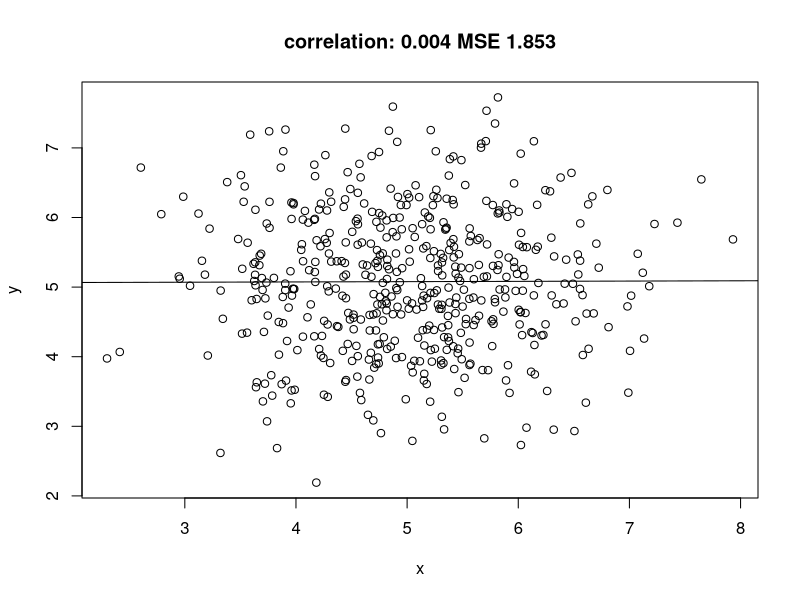
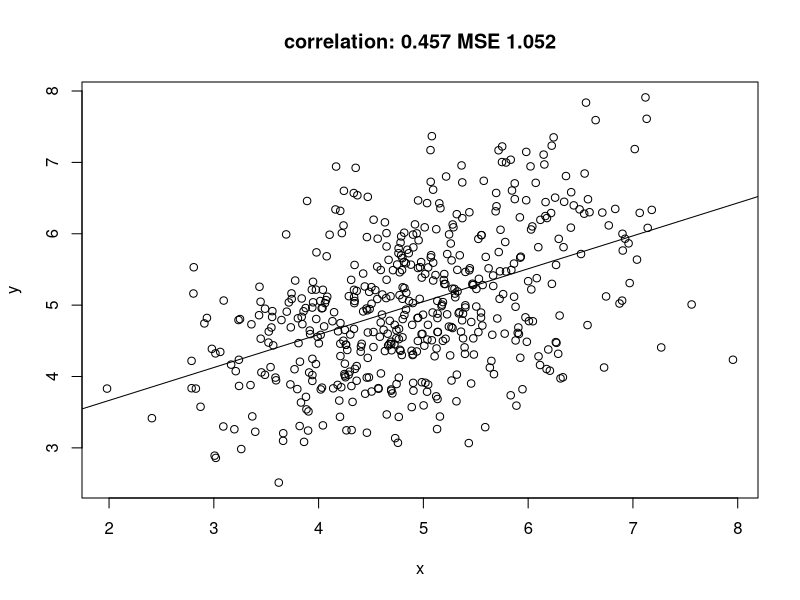
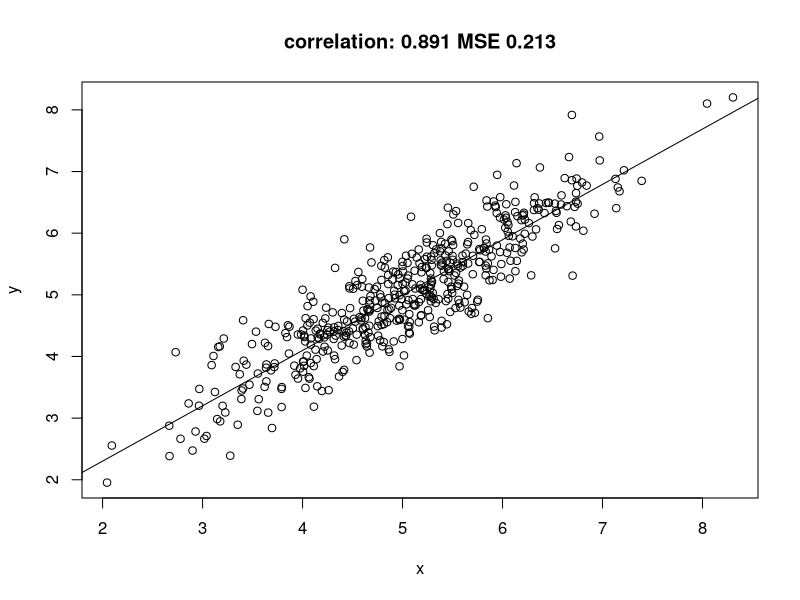
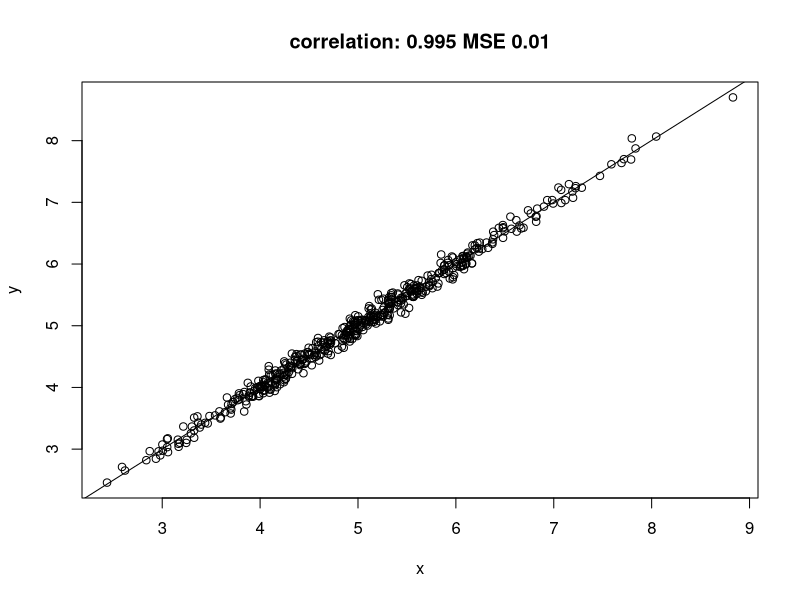
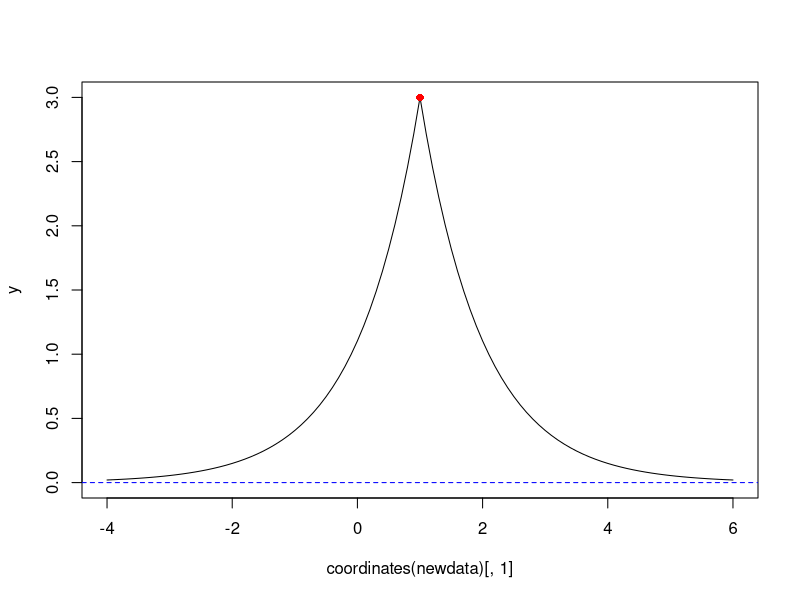

The R source for these figures, in order:
## ---- chunk 1
library(mvtnorm)
r = 0.0
Sigma = cbind(c(1, r), c(r, 1))
out = rmvnorm(500, c(5,5), Sigma)
x = out[,1]
y = out[,2]
plot(x, y)
model = lm(y~x)
summary(model)
lines(abline(model))
mse = round(mean((x-y)^2), digits=3)
title(paste("correlation:", round(cor(x,y),digits=3), "MSE", mse))

r = .5
Sigma = cbind(c(1, r), c(r, 1))
out = rmvnorm(500, c(5,5), Sigma)
x = out[,1]
y = out[,2]
plot(x, y)
model = lm(y~x)
summary(model)
lines(abline(model))
mse = round(mean((x-y)^2), digits=3)
title(paste("correlation:", round(cor(x,y),digits=3), "MSE", mse))

r = .9
Sigma = cbind(c(1, r), c(r, 1))
out = rmvnorm(500, c(5,5), Sigma)
x = out[,1]
y = out[,2]
plot(x, y)
model = lm(y~x)
summary(model)
lines(abline(model))
mse = round(mean((x-y)^2), digits=3)
title(paste("correlation:", round(cor(x,y),digits=3), "MSE", mse))

r = .95
Sigma = cbind(c(1, r), c(r, 1))
out = rmvnorm(500, c(5,5), Sigma)
x = out[,1]
y = out[,2]
y = x + 0.1 * rnorm(500)
plot(x, y)
model = lm(y~x)
summary(model)
lines(abline(model))
mse = round(mean((x-y)^2), digits=3)
title(paste("correlation:", round(cor(x,y),digits=3), "MSE", mse))
## ---- chunk 2
library(sp)
cov = function(h) exp(-h)

sk = function(data, newdata, mu, cov) {
	library(sp) # spDists
	V = cov(spDists(data))
	v = cov(spDists(data, newdata))
	mu + t(v) %*% solve(V, data[[1]] - mu)
}

# prediction location at (0,0):
newdata = SpatialPoints(cbind(0,1))

# observation location at (1,1), with attribute value (y) 3:
pts = SpatialPoints(cbind(1,1))
data = SpatialPointsDataFrame(pts, data.frame(z = 3))

sk(data, newdata, 0, cov) # mu = 0
newdata = SpatialPoints(cbind(.1 * 0:20, 1))
sk(data, newdata, 0, cov) # mu = 0
## ---- chunk 3
newdata = SpatialPoints(cbind(seq(-4,6,by=.1), 1))
y = sk(data, newdata, 0, cov) # mu = 0
plot(coordinates(newdata)[,1], y, type='l', ylim = c(0,3))
points(as(data, "data.frame")[,c(3,1)], col='red', pch=16)
abline(0,0, col='blue', lty=2)
